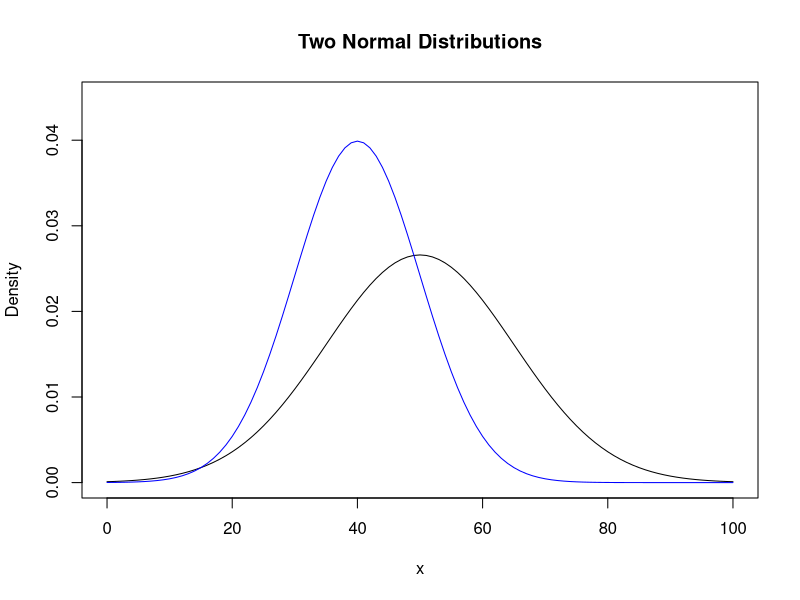
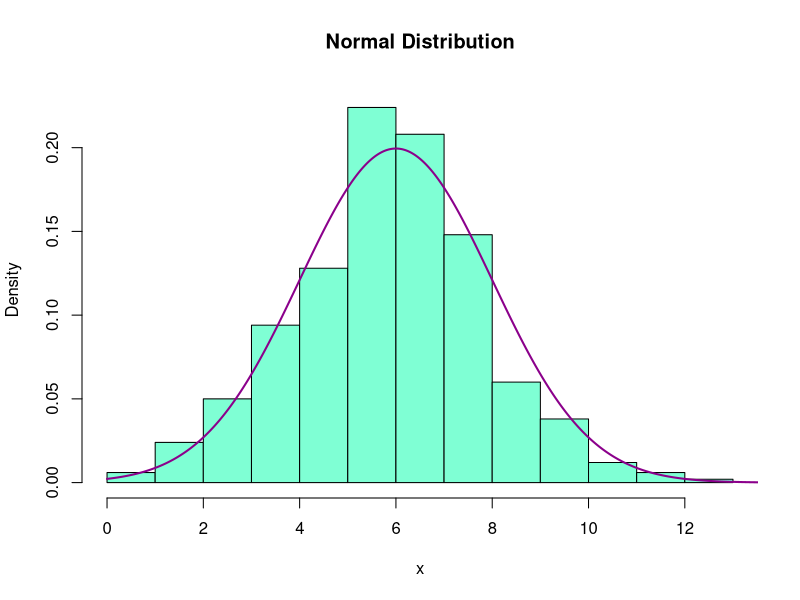

R code for these plots, in order:
## ---- chunk 1
dnorm(.6, mean = 0, sd = 1)
## ---- chunk 2
qnorm(c(0.025, 0.975), mean = 0 , sd = 1)
## ---- chunk 3
pnorm(-1.96, mean = 0, sd = 1)
## ---- chunk 4
rnorm(1, mean = 0, sd = 1)
## ---- chunk 5
ruler <- seq(0, 100, 1)
plot(x = ruler, y = dnorm(ruler, mean = 50, sd = 15), xlab = "x",ylab = "Density", xlim = c(0, 100), ylim = c(0, .045),type = "l", main = "Two Normal Distributions")
lines(x = ruler, y = dnorm(ruler, mean = 40, sd = 10), col = "blue")
## ---- chunk 6
hist( rnorm(500, mean = 6, sd = 2), ylim = c(0, .23),main = "Normal Distribution", xlab = "x",col = "aquamarine", freq = F)
ruler <- seq(0, 14, .01)
lines( x = ruler, y = dnorm(ruler, mean = 6, sd = 2),col = "darkmagenta", lwd = 2 )
